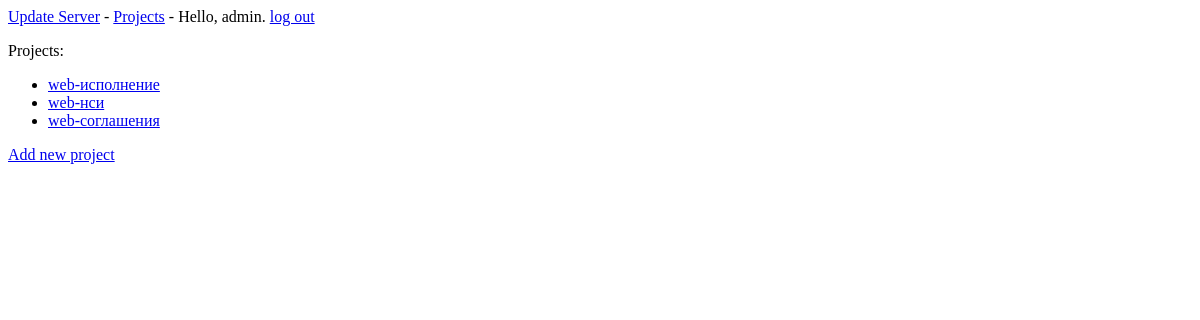
The page /projects/ (signed in) on the database as committed earlier.
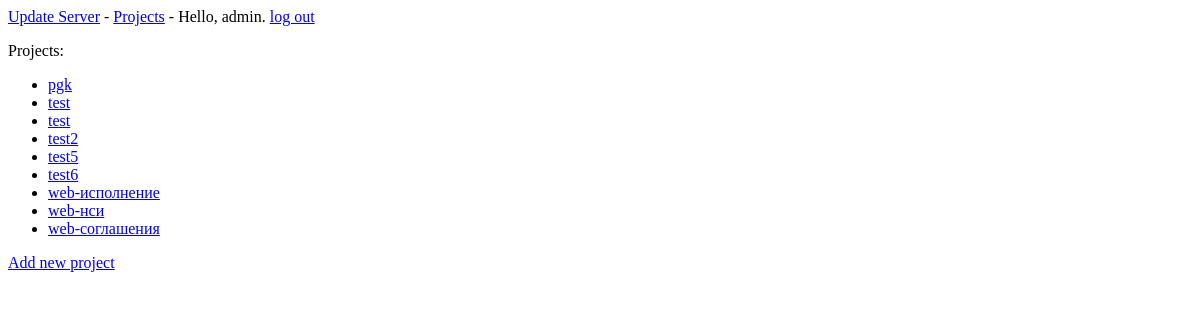
The same page on the database as committed later.
### ups/models.py (models this page shows)
class Project(models.Model):
	admn = models.ForeignKey(Group, related_name='admn', default='dummy')
	view = models.ForeignKey(Group, related_name='view', default='dummy')
	dump = models.ForeignKey(Group, related_name='dump', default='dummy')
	updt = models.ForeignKey(Group, related_name='updt', default='dummy')
	upld = models.ForeignKey(Group, related_name='upld', default='dummy')
	date = models.DateTimeField(auto_now_add=True)
	name = models.CharField(max_length=200)
	desc = models.TextField()
	def __unicode__(self):
		return self.name

### ups/views.py (the view)
# urls.py: url(r'^projects/$', views.projects, name='projects'),
@login_required
def projects(request):
	projects = Project.objects.order_by('name')
	context = {'projects': projects}
	return render(request, 'ups/projects.html', context)

### ups/templates/ups/projects.html
{% extends "ups/base.html" %}
{% block content %}
    <p>Projects:</p>
    <ul>
        {% for project in projects %}
            <li>
                <a href="{% url 'ups:project' project.id %}">{{ project }}</a>
            </li>
            {% empty %}
            <li>
                There are no projects yet.
            </li>
        {% endfor %}
    </ul>
    <a href="{% url 'ups:new_project' %}">Add new project</a>
{% endblock content %}

Rows that differ between the two databases and show on the page:
added Project: name "pgk"
added Project: name "test"
added Project: name "test"
added Project: name "test2"
added Project: name "test5"
added Project: name "test6"
